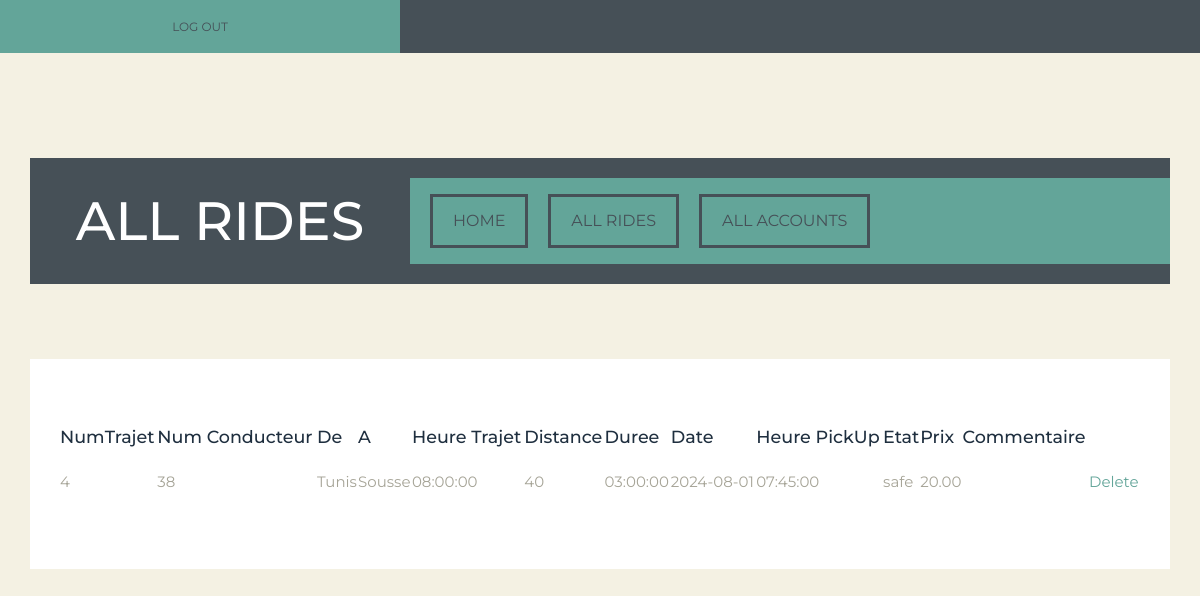
The app's page /carpool/admin/allrides.php with its own data.
### tables this page shows
CREATE TABLE `trajet` (
  `num_trajet` int(11) NOT NULL,
  `num_uti` int(11) NOT NULL,
  `ville_depart_trajet` varchar(255) NOT NULL,
  `heure` time NOT NULL,
  `distance` float NOT NULL,
  `durree` time NOT NULL,
  `date_trajet` date NOT NULL,
  `heure_pickup` time DEFAULT NULL,
  `etat_trajet` varchar(255) DEFAULT NULL,
  `commentaire` text DEFAULT NULL,
  `prix` decimal(10,2) NOT NULL,
  `ville_arrivee_trajet` varchar(255) NOT NULL,
  `is_reserved` int(11) DEFAULT NULL
);

### carpool/admin/allrides.php (the view, shortened to what this page needs)
<!DOCTYPE html>
 <html class="not-ie no-js" lang="en">
    <head>
        <link href="../css/bootstrap.min.css" rel="stylesheet">
        <link href="../css/jquery.idealforms.css" rel="stylesheet">
        <link href="../css/jquery.idealselect.css" rel="stylesheet">
        <link href="../css/slicknav.css" rel="stylesheet">
        <link href="../css/style.css" rel="stylesheet">
        <link href="../css/font-awesome.min.css" rel="stylesheet">
    </head>
	  <body>
        <header class="header">
            <div class="top-menu">
                <section class="container">
                    <div class="row">
                        <div class="col-md-4 col-sm-4 col-xs-12">
                            <div class="user-log">
                                <a href="logout.php">
                                   Log Out
                                </a>
                            </div>
                        </div>
                        </div>
                    </div>
            <div class="main-baner">
                    <div class="main-parallax-content">
                        <div class="second-parallax-content">
                            <section class="container">
                                <div class="row">
                                    <div class="main-header-container clearfix">
                                        <div class="col-md-4 col-sm-12 col-xs-12">
                                            <div class="logo">
                                                <h1>All Rides</h1>
                                            </div>
                                        </div>
                                        <div class="col-md-8 col-sm-8 col-xs-12">
                                            <nav id="nav" class="main-navigation">
                                                <ul class="navigation">
                                                    <li>
                                                        <a href="adminhome.html">Home</a>
                                                    </li>
                                                    <li>
                                                        <a href="allrides.php">All Rides</a>
                                                    </li>
                                                    <li>
                                                        <a href="allaccs.php">All Accounts</a>
                                                    </li>
                                                </ul>
                                            </nav>
                                        </div>
                                    </div>
                                </div>
                            </section>
                        </div>
                    </div>
            </div>
        </header>
        <section class="main-content">
			 <form action  ="deleteride.php"  	method="get"       target="_self">
<?php
$m = mysqli_connect('localhost','root','','covoiturage');
$reqall="select * from trajet";
$resall=mysqli_query($m,$reqall) or die(mysqli_error($m));
echo "
<!DOCTYPE html>
<body style=background-color : pink >
<table width=100% >
	<tr>
	<td> <h3>NumTrajet </h3></td> <td><h3> Num Conducteur </h3></td>
	<td><h3> De </h3></td><td><h3> A</h3></td>
	<td><h3>  Heure Trajet</h3></td>
	<td><h3> Distance</h3></td><td><h3> Duree</h3></td><td><h3> Date</h3></td> <td><h3> Heure PickUp</h3></td><td><h3> Etat</h3></td>
	<td><h3> Prix</h3></td><td><h3> Commentaire</h3></td>
	</tr>
	</body>
	</html>" ;
while($row=mysqli_fetch_array($resall,MYSQLI_BOTH)){
    $numtrj=$row[0];
echo"
	<tr>
	<td>".$numtrj."</td> <td> ".$row[1]." </td> <td> ".$row[2]." </td><td>".$row[11]." </td>
	<td>".$row[3]." </td><td>".$row[4]." </td><td>".$row[5]." </td><td>".$row[6]." </td><td>".$row[7]." </td>
	<td>".$row[8]." </td><td>".$row[10]." </td><td>".$row[9]." </td>
	<td><a href=deleteride.php?numtrj=".$numtrj.">Delete</a></td>
	</tr>
	";
}
?>
    </body>
</html>

### carpool/css/style.css (style rules this page uses)
* { margin: 0; padding: 0; border: 0; font-size: 100%; font: inherit; vertical-align: baseline; -webkit-box-sizing: border-box; -moz-box-sizing: border-box; box-sizing: border-box; }
html, body { height: 100% }
body { font-family: 'Montserrat', sans-serif; font-size: 15px; line-height: 28px; overflow-x: hidden; color: #A6A497; font-weight: normal; background: #f4f1e3; }
a { -webkit-transition: all 0.3s ease-in-out 0s; -moz-transition: all 0.3s ease-in-out 0s; -ms-transition: all 0.3s ease-in-out 0s; -o-transition: all 0.3s ease-in-out 0s; transition: all 0.3s ease-in-out 0s; text-decoration: none; color: #63a599; }
p, ul, ol { margin-bottom: 1.5em }
h1, h2, h3, h4, h5 { margin-bottom: 1em; line-height: 1.5em; color: #1F2F3F; }
h1 { font-size: 2em }
h3 { font-size: 1.17em }
ul, ol { list-style: none; margin: 0 0 24px 20px; }
ul { list-style: disc }
div[class*="col-xs-"], div[class*="col-sm-"], div[class*="col-md-"], div[class*="col-lg-"] { padding: 0; margin: 0; }
.row { padding: 0; margin: 0; }
.container { width: 100%; padding: 0; margin: 0; }
.top-menu { background: #465057 }
.user-log { padding: 0.8em 0; background: #63a599; text-transform: uppercase; text-align: center; color: #465057; }
.user-log a { color: #465057; cursor: pointer; font-size: 12px; }
.main-baner { height: 100%; min-height: 100%; padding: 2em 2em 0; }
.fullscreen, .main-parallax-content { width: 100%; min-height: 100%; }
.main-header-container { background: #465057; margin: 5em 0; position: relative; z-index: 9; }
.logo { text-transform: uppercase; text-align: center; padding: 1.5em 3em; }
.logo h1 { color: #fff; margin: 0; font-size: 54px; }
.main-navigation { background: #63a599; text-transform: uppercase; margin: 1.3em 0 0; }
.main-navigation ul { margin: 0 }
.main-navigation ul li:first-child { padding: 0 0 0 0.8em }
.main-navigation ul > li { position: relative; display: inline-block; }
.main-navigation ul > li a { border: 3px solid #465057; color: #465057; display: inline-block; font-size: 16px; margin: 1em 0.5em; padding: 10px 20px; -webkit-transition: all 0.2s ease-in-out; -moz-transition: all 0.2s ease-in-out; -ms-transition: all 0.2s ease-in-out; -o-transition: all 0.2s ease-in-out; transition: all 0.2s ease-in-out; }
.main-content { background: #fff; margin: 0 2em 2em; padding: 3em 2em; }

### records on screen
trajet: num_trajet "4", num_uti "38", ville_depart_trajet "Tunis", ville_arrivee_trajet "Sousse", heure "08:00:00", distance "40", durree "03:00:00", date_trajet "2024-08-01", heure_pickup "07:45:00", etat_trajet "safe", prix "20.00"
